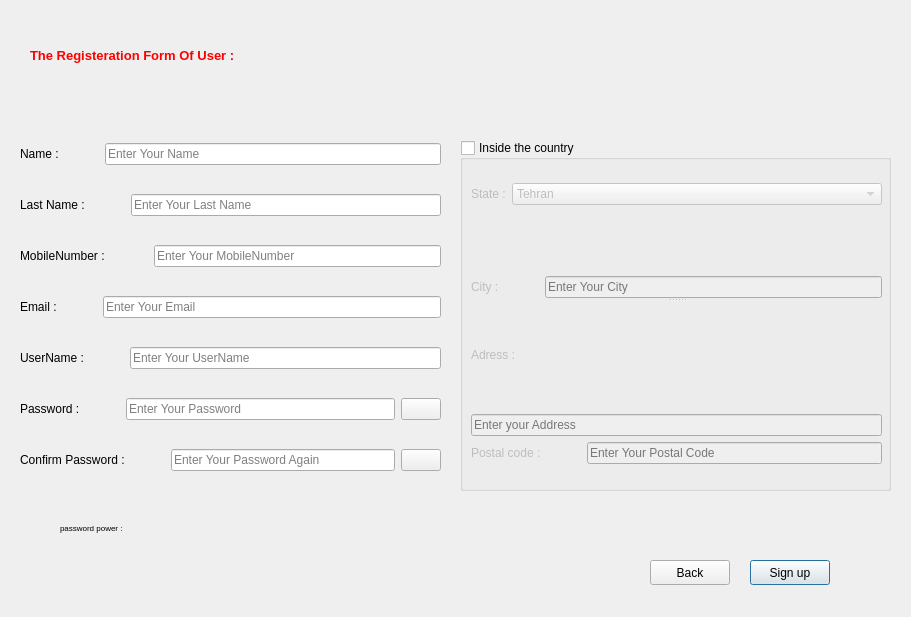
<?xml version="1.0" encoding="UTF-8"?>
<ui version="4.0">
 <class>signup_user</class>
 <widget class="QDialog" name="signup_user">
  <property name="geometry">
   <rect>
    <x>0</x>
    <y>0</y>
    <width>911</width>
    <height>617</height>
   </rect>
  </property>
  <property name="sizePolicy">
   <sizepolicy hsizetype="Fixed" vsizetype="Fixed">
    <horstretch>0</horstretch>
    <verstretch>0</verstretch>
   </sizepolicy>
  </property>
  <property name="windowTitle">
   <string>User Form</string>
  </property>
  <widget class="QLabel" name="label">
   <property name="geometry">
    <rect>
     <x>30</x>
     <y>40</y>
     <width>321</width>
     <height>31</height>
    </rect>
   </property>
   <property name="font">
    <font>
     <pointsize>10</pointsize>
     <weight>75</weight>
     <bold>true</bold>
    </font>
   </property>
   <property name="styleSheet">
    <string notr="true">color: rgb(255, 0, 0);</string>
   </property>
   <property name="text">
    <string>The Registeration Form Of User :</string>
   </property>
  </widget>
  <widget class="QPushButton" name="qpb_signup">
   <property name="geometry">
    <rect>
     <x>750</x>
     <y>560</y>
     <width>80</width>
     <height>25</height>
    </rect>
   </property>
   <property name="cursor">
    <cursorShape>PointingHandCursor</cursorShape>
   </property>
   <property name="text">
    <string>Sign up</string>
   </property>
  </widget>
  <widget class="QPushButton" name="qpb_back">
   <property name="geometry">
    <rect>
     <x>650</x>
     <y>560</y>
     <width>80</width>
     <height>25</height>
    </rect>
   </property>
   <property name="cursor">
    <cursorShape>PointingHandCursor</cursorShape>
   </property>
   <property name="text">
    <string>Back</string>
   </property>
  </widget>
  <widget class="QGroupBox" name="grb_inside">
   <property name="enabled">
    <bool>true</bool>
   </property>
   <property name="geometry">
    <rect>
     <x>460</x>
     <y>140</y>
     <width>431</width>
     <height>351</height>
    </rect>
   </property>
   <property name="title">
    <string>Inside the country</string>
   </property>
   <property name="flat">
    <bool>false</bool>
   </property>
   <property name="checkable">
    <bool>true</bool>
   </property>
   <property name="checked">
    <bool>false</bool>
   </property>
   <widget class="QSplitter" name="splitter">
    <property name="geometry">
     <rect>
      <x>11</x>
      <y>43</y>
      <width>411</width>
      <height>281</height>
     </rect>
    </property>
    <property name="orientation">
     <enum>Qt::Vertical</enum>
    </property>
    <widget class="QWidget" name="layoutWidget">
     <layout class="QVBoxLayout" name="verticalLayout_2">
      <item>
       <layout class="QFormLayout" name="formLayout">
        <item row="0" column="0">
         <widget class="QLabel" name="qlb_state">
          <property name="text">
           <string>State :</string>
          </property>
         </widget>
        </item>
        <item row="0" column="1">
         <widget class="QComboBox" name="cmb_state">
          <item>
           <property name="text">
            <string>Tehran</string>
           </property>
          </item>
          <item>
           <property name="text">
            <string>Ardabil</string>
           </property>
          </item>
          <item>
           <property name="text">
            <string>Azerbaijan, East</string>
           </property>
          </item>
          <item>
           <property name="text">
            <string>Azerbaijan, West</string>
           </property>
          </item>
          <item>
           <property name="text">
            <string>Bushehr</string>
           </property>
          </item>
          <item>
           <property name="text">
            <string>Chahar Mahaal and Bakhtiari</string>
           </property>
          </item>
          <item>
           <property name="text">
            <string>Fars</string>
           </property>
          </item>
          <item>
           <property name="text">
            <string>Gilan</string>
           </property>
          </item>
          <item>
           <property name="text">
            <string>Golestan</string>
           </property>
          </item>
          <item>
           <property name="text">
            <string>Hamadan</string>
           </property>
          </item>
          <item>
           <property name="text">
            <string>Hormozgan</string>
           </property>
          </item>
          <item>
           <property name="text">
            <string>Ilam</string>
           </property>
          </item>
          <item>
           <property name="text">
            <string>Isfahan</string>
           </property>
          </item>
          <item>
           <property name="text">
            <string>Kerman</string>
           </property>
          </item>
          <item>
           <property name="text">
            <string>Kermanshah</string>
           </property>
          </item>
          <item>
           <property name="text">
            <string>Khorasan, North</string>
           </property>
          </item>
          <item>
           <property name="text">
            <string>Khorasan, Razavi</string>
           </property>
          </item>
          <item>
           <property name="text">
            <string>Khorasan, South</string>
           </property>
          </item>
          <item>
           <property name="text">
            <string>Khuzestan</string>
           </property>
          </item>
          <item>
           <property name="text">
            <string>Kohgiluyeh and Boyer-Ahmad</string>
           </property>
          </item>
          <item>
           <property name="text">
            <string>Kurdistan</string>
           </property>
          </item>
          <item>
           <property name="text">
            <string>Lorestan</string>
           </property>
          </item>
          <item>
           <property name="text">
            <string>Markazi</string>
           </property>
          </item>
          <item>
           <property name="text">
            <string>Mazandaran</string>
           </property>
          </item>
          <item>
           <property name="text">
            <string>Qazvin</string>
           </property>
          </item>
          <item>
           <property name="text">
            <string>Qom</string>
           </property>
          </item>
          <item>
           <property name="text">
            <string>Semnan</string>
           </property>
          </item>
          <item>
           <property name="text">
            <string>Sistan and Baluchestan</string>
           </property>
          </item>
          <item>
           <property name="text">
            <string>Alborz</string>
           </property>
          </item>
          <item>
           <property name="text">
            <string>Yazd</string>
           </property>
          </item>
          <item>
           <property name="text">
            <string>Zanjan</string>
           </property>
          </item>
         </widget>
        </item>
       </layout>
      </item>
      <item>
       <layout class="QHBoxLayout" name="horizontalLayout_10">
        <item>
         <widget class="QLabel" name="qlb_city">
          <property name="text">
           <string>City :</string>
          </property>
         </widget>
        </item>
        <item>
         <spacer name="horizontalSpacer_9">
          <property name="orientation">
           <enum>Qt::Horizontal</enum>
          </property>
          <property name="sizeType">
           <enum>QSizePolicy::Minimum</enum>
          </property>
          <property name="sizeHint" stdset="0">
           <size>
            <width>40</width>
            <height>20</height>
           </size>
          </property>
         </spacer>
        </item>
        <item>
         <widget class="QLineEdit" name="qle_city">
          <property name="placeholderText">
           <string>Enter Your City</string>
          </property>
         </widget>
        </item>
       </layout>
      </item>
     </layout>
    </widget>
    <widget class="QWidget" name="layoutWidget">
     <layout class="QGridLayout" name="gridLayout_2">
      <item row="0" column="0">
       <layout class="QGridLayout" name="gridLayout">
        <item row="0" column="0">
         <widget class="QLabel" name="qlb_adress">
          <property name="text">
           <string>Adress :</string>
          </property>
         </widget>
        </item>
        <item row="1" column="0">
         <widget class="QLineEdit" name="led_address">
          <property name="placeholderText">
           <string>Enter your Address</string>
          </property>
         </widget>
        </item>
       </layout>
      </item>
      <item row="1" column="0">
       <layout class="QHBoxLayout" name="horizontalLayout_11">
        <item>
         <widget class="QLabel" name="qlb_postalcode">
          <property name="text">
           <string>Postal code :</string>
          </property>
         </widget>
        </item>
        <item>
         <spacer name="horizontalSpacer_8">
          <property name="orientation">
           <enum>Qt::Horizontal</enum>
          </property>
          <property name="sizeType">
           <enum>QSizePolicy::Minimum</enum>
          </property>
          <property name="sizeHint" stdset="0">
           <size>
            <width>40</width>
            <height>20</height>
           </size>
          </property>
         </spacer>
        </item>
        <item>
         <widget class="QLineEdit" name="led_postcode">
          <property name="placeholderText">
           <string>Enter Your Postal Code</string>
          </property>
         </widget>
        </item>
       </layout>
      </item>
     </layout>
    </widget>
   </widget>
  </widget>
  <widget class="QLabel" name="label_2">
   <property name="geometry">
    <rect>
     <x>60</x>
     <y>520</y>
     <width>82</width>
     <height>16</height>
    </rect>
   </property>
   <property name="font">
    <font>
     <pointsize>6</pointsize>
    </font>
   </property>
   <property name="text">
    <string>password power :</string>
   </property>
  </widget>
  <widget class="QLabel" name="qlb_password_power">
   <property name="geometry">
    <rect>
     <x>180</x>
     <y>520</y>
     <width>241</width>
     <height>21</height>
    </rect>
   </property>
   <property name="font">
    <font>
     <pointsize>9</pointsize>
     <weight>75</weight>
     <bold>true</bold>
    </font>
   </property>
   <property name="text">
    <string/>
   </property>
  </widget>
  <widget class="QWidget" name="layoutWidget">
   <property name="geometry">
    <rect>
     <x>20</x>
     <y>120</y>
     <width>421</width>
     <height>381</height>
    </rect>
   </property>
   <layout class="QVBoxLayout" name="verticalLayout">
    <item>
     <layout class="QHBoxLayout" name="horizontalLayout">
      <item>
       <widget class="QLabel" name="qlb_name">
        <property name="font">
         <font>
          <pointsize>9</pointsize>
         </font>
        </property>
        <property name="text">
         <string>Name :</string>
        </property>
       </widget>
      </item>
      <item>
       <spacer name="horizontalSpacer">
        <property name="orientation">
         <enum>Qt::Horizontal</enum>
        </property>
        <property name="sizeType">
         <enum>QSizePolicy::Minimum</enum>
        </property>
        <property name="sizeHint" stdset="0">
         <size>
          <width>40</width>
          <height>20</height>
         </size>
        </property>
       </spacer>
      </item>
      <item>
       <widget class="QLineEdit" name="qle_name">
        <property name="placeholderText">
         <string>Enter Your Name</string>
        </property>
       </widget>
      </item>
     </layout>
    </item>
    <item>
     <layout class="QHBoxLayout" name="horizontalLayout_2">
      <item>
       <widget class="QLabel" name="qlb_lastname">
        <property name="font">
         <font>
          <pointsize>9</pointsize>
         </font>
        </property>
        <property name="text">
         <string>Last Name :</string>
        </property>
       </widget>
      </item>
      <item>
       <spacer name="horizontalSpacer_2">
        <property name="orientation">
         <enum>Qt::Horizontal</enum>
        </property>
        <property name="sizeType">
         <enum>QSizePolicy::Minimum</enum>
        </property>
        <property name="sizeHint" stdset="0">
         <size>
          <width>40</width>
          <height>20</height>
         </size>
        </property>
       </spacer>
      </item>
      <item>
       <widget class="QLineEdit" name="qle_lastname">
        <property name="placeholderText">
         <string>Enter Your Last Name</string>
        </property>
       </widget>
      </item>
     </layout>
    </item>
    <item>
     <layout class="QHBoxLayout" name="horizontalLayout_3">
      <item>
       <widget class="QLabel" name="lbl_mobilenumber">
        <property name="font">
         <font>
          <pointsize>9</pointsize>
         </font>
        </property>
        <property name="text">
         <string>MobileNumber : </string>
        </property>
       </widget>
      </item>
      <item>
       <spacer name="horizontalSpacer_3">
        <property name="orientation">
         <enum>Qt::Horizontal</enum>
        </property>
        <property name="sizeType">
         <enum>QSizePolicy::Minimum</enum>
        </property>
        <property name="sizeHint" stdset="0">
         <size>
          <width>40</width>
          <height>20</height>
         </size>
        </property>
       </spacer>
      </item>
      <item>
       <widget class="QLineEdit" name="led_mobilenumber">
        <property name="placeholderText">
         <string>Enter Your MobileNumber</string>
        </property>
       </widget>
      </item>
     </layout>
    </item>
    <item>
     <layout class="QHBoxLayout" name="horizontalLayout_4">
      <item>
       <widget class="QLabel" name="qlb_email_2">
        <property name="font">
         <font>
          <pointsize>9</pointsize>
         </font>
        </property>
        <property name="text">
         <string>Email :</string>
        </property>
       </widget>
      </item>
      <item>
       <spacer name="horizontalSpacer_4">
        <property name="orientation">
         <enum>Qt::Horizontal</enum>
        </property>
        <property name="sizeType">
         <enum>QSizePolicy::Minimum</enum>
        </property>
        <property name="sizeHint" stdset="0">
         <size>
          <width>40</width>
          <height>20</height>
         </size>
        </property>
       </spacer>
      </item>
      <item>
       <widget class="QLineEdit" name="qle_email">
        <property name="placeholderText">
         <string>Enter Your Email</string>
        </property>
       </widget>
      </item>
     </layout>
    </item>
    <item>
     <layout class="QHBoxLayout" name="horizontalLayout_5">
      <item>
       <widget class="QLabel" name="qlb_username">
        <property name="font">
         <font>
          <pointsize>9</pointsize>
         </font>
        </property>
        <property name="text">
         <string>UserName :</string>
        </property>
       </widget>
      </item>
      <item>
       <spacer name="horizontalSpacer_5">
        <property name="orientation">
         <enum>Qt::Horizontal</enum>
        </property>
        <property name="sizeType">
         <enum>QSizePolicy::Minimum</enum>
        </property>
        <property name="sizeHint" stdset="0">
         <size>
          <width>40</width>
          <height>20</height>
         </size>
        </property>
       </spacer>
      </item>
      <item>
       <widget class="QLineEdit" name="qle_username">
        <property name="placeholderText">
         <string>Enter Your UserName</string>
        </property>
       </widget>
      </item>
     </layout>
    </item>
    <item>
     <layout class="QHBoxLayout" name="horizontalLayout_7">
      <item>
       <widget class="QLabel" name="qlb_password">
        <property name="font">
         <font>
          <pointsize>9</pointsize>
         </font>
        </property>
        <property name="text">
         <string>Password :</string>
        </property>
       </widget>
      </item>
      <item>
       <spacer name="horizontalSpacer_6">
        <property name="orientation">
         <enum>Qt::Horizontal</enum>
        </property>
        <property name="sizeType">
         <enum>QSizePolicy::Minimum</enum>
        </property>
        <property name="sizeHint" stdset="0">
         <size>
          <width>40</width>
          <height>20</height>
         </size>
        </property>
       </spacer>
      </item>
      <item>
       <layout class="QHBoxLayout" name="horizontalLayout_6">
        <item>
         <widget class="QLineEdit" name="qle_password">
          <property name="echoMode">
           <enum>QLineEdit::Password</enum>
          </property>
          <property name="placeholderText">
           <string>Enter Your Password</string>
          </property>
         </widget>
        </item>
        <item>
         <widget class="QPushButton" name="qpb_show_password1">
          <property name="text">
           <string/>
          </property>
          <property name="icon">
           <iconset resource="files.qrc">
            <normaloff>:/icon/images/icons8-eye-90.png</normaloff>:/icon/images/icons8-eye-90.png</iconset>
          </property>
          <property name="checkable">
           <bool>true</bool>
          </property>
         </widget>
        </item>
       </layout>
      </item>
     </layout>
    </item>
    <item>
     <layout class="QHBoxLayout" name="horizontalLayout_9">
      <item>
       <widget class="QLabel" name="qlb_password_2">
        <property name="font">
         <font>
          <pointsize>9</pointsize>
         </font>
        </property>
        <property name="text">
         <string>Confirm Password :</string>
        </property>
       </widget>
      </item>
      <item>
       <spacer name="horizontalSpacer_7">
        <property name="orientation">
         <enum>Qt::Horizontal</enum>
        </property>
        <property name="sizeType">
         <enum>QSizePolicy::Minimum</enum>
        </property>
        <property name="sizeHint" stdset="0">
         <size>
          <width>40</width>
          <height>20</height>
         </size>
        </property>
       </spacer>
      </item>
      <item>
       <layout class="QHBoxLayout" name="horizontalLayout_8">
        <item>
         <widget class="QLineEdit" name="qle_password2">
          <property name="echoMode">
           <enum>QLineEdit::Password</enum>
          </property>
          <property name="placeholderText">
           <string>Enter Your Password Again</string>
          </property>
         </widget>
        </item>
        <item>
         <widget class="QPushButton" name="qpb_show_password2">
          <property name="text">
           <string/>
          </property>
          <property name="icon">
           <iconset resource="files.qrc">
            <normaloff>:/icon/images/icons8-eye-90.png</normaloff>:/icon/images/icons8-eye-90.png</iconset>
          </property>
          <property name="checkable">
           <bool>true</bool>
          </property>
         </widget>
        </item>
       </layout>
      </item>
     </layout>
    </item>
   </layout>
  </widget>
 </widget>
 <resources>
  <include location="files.qrc"/>
 </resources>
 <connections/>
</ui>
